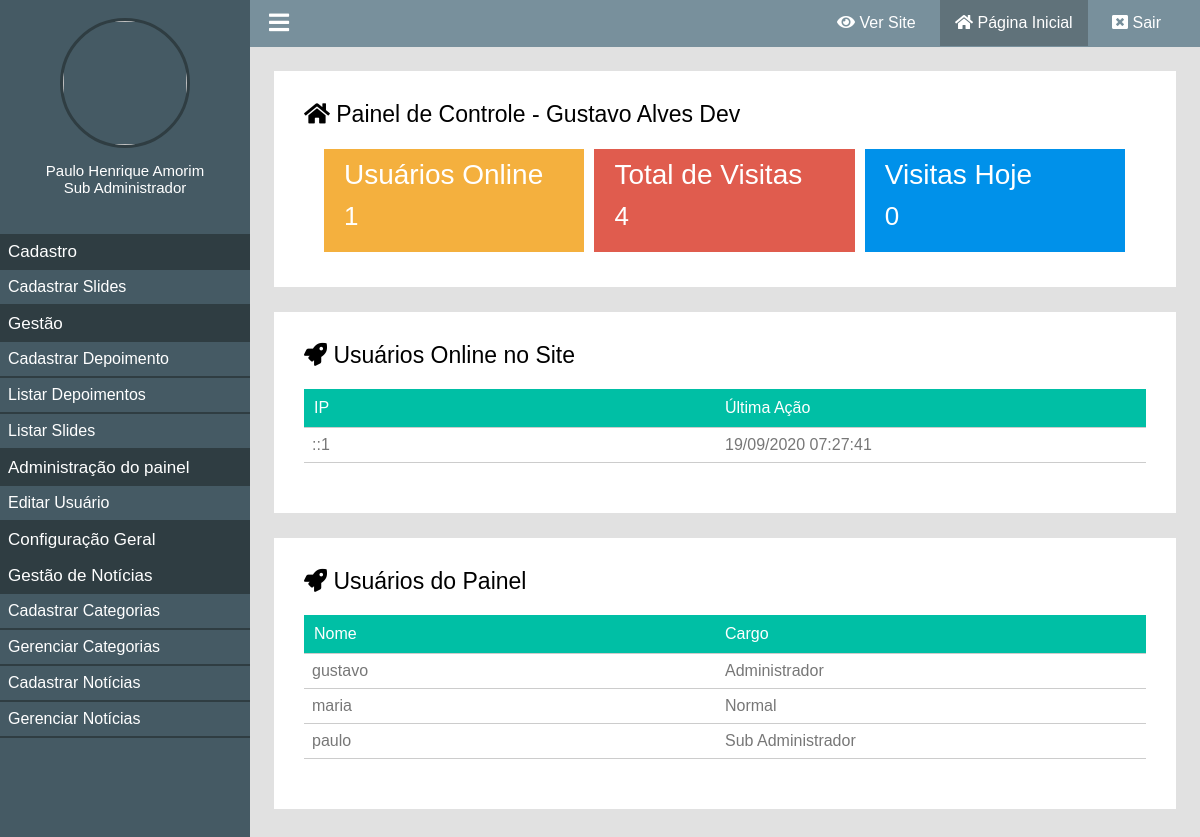
Before: /painel/ (signed in) with the older database file.
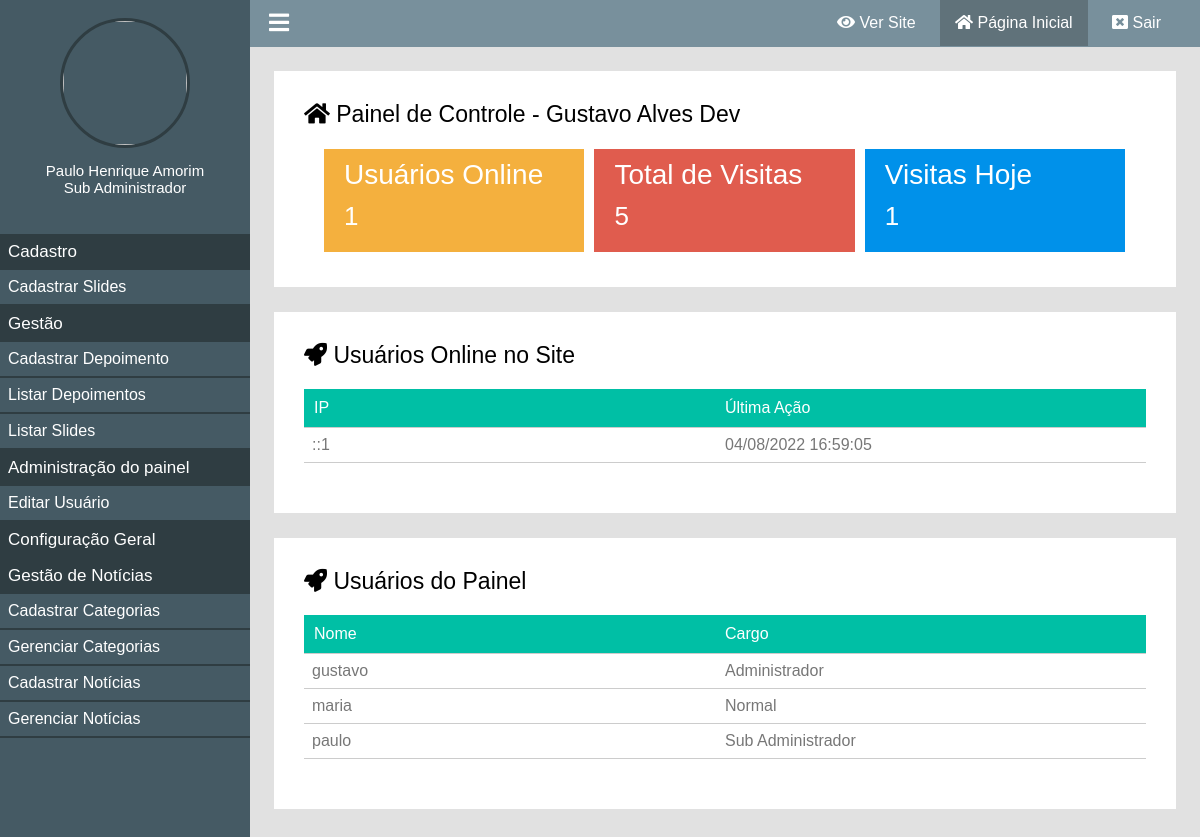
After: the same page with the newer database file.
### classes/MySql.php (called while the page is built)
<?php
	class MySql{
		private static $pdo;
		public static function conectar(){
			if(self::$pdo == null){
				try{
				self::$pdo = new PDO('mysql:host='.HOST.';dbname='.DATABASE,USER,PASSWORD,array(PDO::MYSQL_ATTR_INIT_COMMAND => "SET NAMES utf8"));
				self::$pdo->setAttribute(PDO::ATTR_ERRMODE,PDO::ERRMODE_EXCEPTION);
				}catch(Exception $e){
					echo '<h2>Erro ao conectar</h2>';
				}
			}
			return self::$pdo;
		}
	}
?>

### painel/pages/home.php (the view, shortened to what this page needs)
<?php
	$usuariosOnline = Painel::listarUsuariosOnline();
	$pegarVisitasTotais = MySql::conectar()->prepare("SELECT * FROM `tb_admin.visitas`");
	$pegarVisitasTotais->execute();
	$pegarVisitasTotais = $pegarVisitasTotais->rowCount();
	$pegarVisitasHoje = MySql::conectar()->prepare("SELECT * FROM `tb_admin.visitas` WHERE dia = ?");
	$pegarVisitasHoje->execute(array(date('Y-m-d')));
	$pegarVisitasHoje = $pegarVisitasHoje->rowCount();
?>
<div class="box-content w100">
		<h2><i class="fas fa-home"></i> Painel de Controle - <?php echo NOME_EMPRESA ?></h2>
		<div class="box-metricas">
			<div class="box-metrica-single">
				<div class="box-metrica-wraper">
					<h2>Usuários Online</h2>
					<p><?php echo count($usuariosOnline); ?></p>
				</div>
			</div>
			<div class="box-metrica-single">
				<div class="box-metrica-wraper">
					<h2>Total de Visitas</h2>
					<p><?php echo $pegarVisitasTotais; ?></p>
				</div>
			</div>
			<div class="box-metrica-single">
				<div class="box-metrica-wraper">
					<h2>Visitas Hoje</h2>
					<p><?php echo $pegarVisitasHoje; ?></p>
				</div>
			</div>
		</div>
</div>
<div class="box-content w100 left">
<h2><i class="fa fa-rocket" aria-hidden="true"></i> Usuários Online no Site</h2>
	<div class="table-responsive">
		<div class="row">
			<div class="col">
				<span>IP</span>
			</div>
			<div class="col">
				<span>Última Ação</span>
			</div>
		</div>
		<?php
			foreach ($usuariosOnline as $key => $value) {
		?>
		<div class="row">
			<div class="col">
				<span><?php echo $value['ip'] ?></span>
			</div>
			<div class="col">
				<span><?php echo date('d/m/Y H:i:s',strtotime($value['ultima_acao'])) ?></span>
			</div>
		</div>
		<?php } ?>
	</div>
</div>
<div class="box-content w100 right">
<h2><i class="fa fa-rocket" aria-hidden="true"></i> Usuários do Painel</h2>
	<div class="table-responsive">
		<div class="row">
			<div class="col">
				<span>Nome</span>
			</div>
			<div class="col">
				<span>Cargo</span>
			</div>
		</div>
		<?php
			$usuariosPainel = MySql::conectar()->prepare("SELECT * FROM `tb_admin.usuarios`");
			$usuariosPainel->execute();
			$usuariosPainel = $usuariosPainel->fetchAll();
			foreach ($usuariosPainel as $key => $value) {
		?>
		<div class="row">
			<div class="col">
				<span><?php echo $value['user'] ?></span>
			</div>
			<div class="col">
				<span><?php echo pegaCargo($value['cargo']); ?></span>
			</div>
		</div>
		<?php } ?>
	</div>
</div>

Changed rows visible on the page:
removed tb_admin.online: ip "::1", ultima_acao "19/09/2020 07:27:41"
added tb_admin.online: ip "::1", ultima_acao "04/08/2022 16:59:05"
Other visible differences:
$pegarVisitasTotais: "4" → "5"
$pegarVisitasHoje: "0" → "1"
